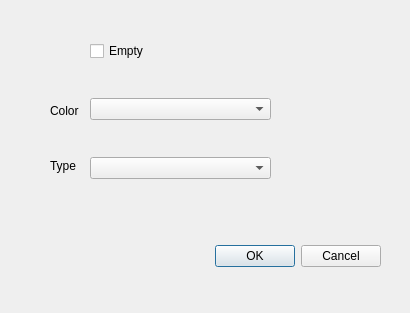
<?xml version="1.0" encoding="UTF-8"?>
<ui version="4.0">
 <class>ChessSquareDialog</class>
 <widget class="QDialog" name="ChessSquareDialog">
  <property name="geometry">
   <rect>
    <x>0</x>
    <y>0</y>
    <width>410</width>
    <height>313</height>
   </rect>
  </property>
  <property name="windowTitle">
   <string>Dialog</string>
  </property>
  <widget class="QDialogButtonBox" name="buttonBox">
   <property name="geometry">
    <rect>
     <x>40</x>
     <y>240</y>
     <width>341</width>
     <height>32</height>
    </rect>
   </property>
   <property name="orientation">
    <enum>Qt::Horizontal</enum>
   </property>
   <property name="standardButtons">
    <set>QDialogButtonBox::Cancel|QDialogButtonBox::Ok</set>
   </property>
  </widget>
  <widget class="QWidget" name="verticalLayoutWidget">
   <property name="geometry">
    <rect>
     <x>90</x>
     <y>10</y>
     <width>181</width>
     <height>201</height>
    </rect>
   </property>
   <layout class="QVBoxLayout" name="verticalLayout">
    <item>
     <widget class="QCheckBox" name="checkBox">
      <property name="text">
       <string>Empty</string>
      </property>
     </widget>
    </item>
    <item>
     <widget class="QComboBox" name="comboBox">
      <property name="currentText">
       <string/>
      </property>
      <item>
       <property name="text">
        <string/>
       </property>
      </item>
      <item>
       <property name="text">
        <string>Black</string>
       </property>
      </item>
      <item>
       <property name="text">
        <string>White</string>
       </property>
      </item>
     </widget>
    </item>
    <item>
     <widget class="QComboBox" name="comboBox_2">
      <item>
       <property name="text">
        <string/>
       </property>
      </item>
      <item>
       <property name="text">
        <string>King</string>
       </property>
      </item>
      <item>
       <property name="text">
        <string>Queen</string>
       </property>
      </item>
      <item>
       <property name="text">
        <string>Rook</string>
       </property>
      </item>
      <item>
       <property name="text">
        <string>Bishop</string>
       </property>
      </item>
      <item>
       <property name="text">
        <string>Knight</string>
       </property>
      </item>
      <item>
       <property name="text">
        <string>Pawn</string>
       </property>
      </item>
     </widget>
    </item>
   </layout>
  </widget>
  <widget class="QLabel" name="label">
   <property name="geometry">
    <rect>
     <x>50</x>
     <y>100</y>
     <width>41</width>
     <height>21</height>
    </rect>
   </property>
   <property name="text">
    <string>Color</string>
   </property>
  </widget>
  <widget class="QLabel" name="label_2">
   <property name="geometry">
    <rect>
     <x>50</x>
     <y>150</y>
     <width>41</width>
     <height>31</height>
    </rect>
   </property>
   <property name="text">
    <string>Type</string>
   </property>
  </widget>
 </widget>
 <resources/>
 <connections>
  <connection>
   <sender>buttonBox</sender>
   <signal>accepted()</signal>
   <receiver>ChessSquareDialog</receiver>
   <slot>accept()</slot>
   <hints>
    <hint type="sourcelabel">
     <x>248</x>
     <y>254</y>
    </hint>
    <hint type="destinationlabel">
     <x>157</x>
     <y>274</y>
    </hint>
   </hints>
  </connection>
  <connection>
   <sender>buttonBox</sender>
   <signal>rejected()</signal>
   <receiver>ChessSquareDialog</receiver>
   <slot>reject()</slot>
   <hints>
    <hint type="sourcelabel">
     <x>316</x>
     <y>260</y>
    </hint>
    <hint type="destinationlabel">
     <x>286</x>
     <y>274</y>
    </hint>
   </hints>
  </connection>
 </connections>
</ui>
